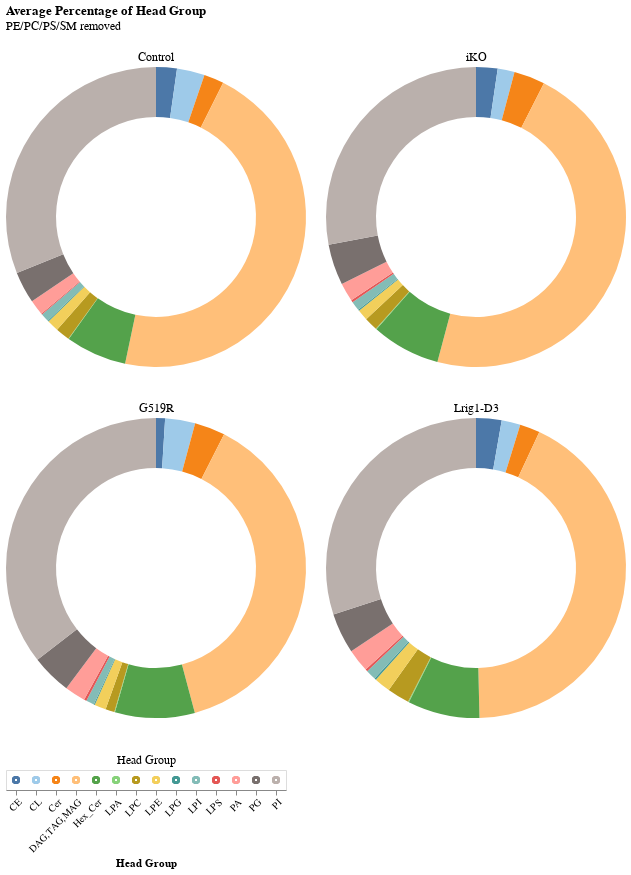

Source (notebook cell):
### Code cell
chart_list = []

# create selection tool
click = alt.selection_point(fields=['Head Group'])

# create head group legend
heads = alt.Chart(h_dropped).mark_point().encode(
    x=alt.X('Head Group').axis(labelAngle=-45),
    color=alt.condition(click, 'Head Group', alt.value('lightgray')),
    ).add_params(click).properties(title={'text':[], 'subtitle':'Head Group'})

for ptn in h_dropped['Mutation'].unique():
    source = h_dropped[h_dropped['Mutation'] == ptn]
    
    donut = alt.Chart(source).mark_arc(innerRadius=100).encode(
        theta='mean(Fraction):Q',
        color=alt.condition(click, 'Head Group', alt.value('lightgray'), scale=alt.Scale(scheme='tableau20'), legend=None),
        opacity = alt.condition(click, alt.value(1), alt.value(0.1)),
        tooltip=['Head Group', 'mean(Fraction)']
    ).add_params(click).properties(
        width=300,
        title={'text':[], 'subtitle':ptn}
    )
    
    chart_list.append(donut)

d = alt.hconcat(*chart_list[:2]) & alt.hconcat(*chart_list[2:]) & heads
d = d.properties(title={'text':['Average Percentage of Head Group'],  'subtitle':['PE/PC/PS/SM removed']})
d.save('graphs/dgat/head_group/Donut_Charts_NoPEPCPSSM.png', ppi=300)
d

### Figure 1 — Vega-Lite specification as saved in the notebook (floating-point values rounded to 4 significant figures; data arrays with more than 128 entries replaced by an {"elided": "..."} marker saying what was removed)
{"config": {"view": {"continuousWidth": 300, "continuousHeight": 300}}, "vconcat": [{"hconcat": [{"data": {"name": "data-9045ee00862f1eb254b3a41594fa8abb"}, "mark": {"type": "arc", "innerRadius": 100}, "encoding": {"color": {"condition": {"param": "param_2", "field": "Head Group", "scale": {"scheme": "tableau20"}, "legend": null, "type": "nominal"}, "value": "lightgray"}, "opacity": {"condition": {"param": "param_2", "value": 1}, "value": 0.1}, "theta": {"aggregate": "mean", "field": "Fraction", "type": "quantitative"}, "tooltip": [{"field": "Head Group", "type": "nominal"}, {"aggregate": "mean", "field": "Fraction", "type": "quantitative"}]}, "name": "view_6", "title": {"text": [], "subtitle": "Control"}, "width": 300}, {"data": {"name": "data-18dc183e5d926e8036a707639f6a462d"}, "mark": {"type": "arc", "innerRadius": 100}, "encoding": {"color": {"condition": {"param": "param_2", "field": "Head Group", "scale": {"scheme": "tableau20"}, "legend": null, "type": "nominal"}, "value": "lightgray"}, "opacity": {"condition": {"param": "param_2", "value": 1}, "value": 0.1}, "theta": {"aggregate": "mean", "field": "Fraction", "type": "quantitative"}, "tooltip": [{"field": "Head Group", "type": "nominal"}, {"aggregate": "mean", "field": "Fraction", "type": "quantitative"}]}, "name": "view_7", "title": {"text": [], "subtitle": "iKO"}, "width": 300}]}, {"hconcat": [{"data": {"name": "data-609cd1e35fa8c9c6ba0f7f0d8c4942c1"}, "mark": {"type": "arc", "innerRadius": 100}, "encoding": {"color": {"condition": {"param": "param_2", "field": "Head Group", "scale": {"scheme": "tableau20"}, "legend": null, "type": "nominal"}, "value": "lightgray"}, "opacity": {"condition": {"param": "param_2", "value": 1}, "value": 0.1}, "theta": {"aggregate": "mean", "field": "Fraction", "type": "quantitative"}, "tooltip": [{"field": "Head Group", "type": "nominal"}, {"aggregate": "mean", "field": "Fraction", "type": "quantitative"}]}, "name": "view_8", "title": {"text": [], "subtitle": "G519R"}, "width": 300}, {"data": {"name": "data-17efbf0210708472ac3a6a0241dfae79"}, "mark": {"type": "arc", "innerRadius": 100}, "encoding": {"color": {"condition": {"param": "param_2", "field": "Head Group", "scale": {"scheme": "tableau20"}, "legend": null, "type": "nominal"}, "value": "lightgray"}, "opacity": {"condition": {"param": "param_2", "value": 1}, "value": 0.1}, "theta": {"aggregate": "mean", "field": "Fraction", "type": "quantitative"}, "tooltip": [{"field": "Head Group", "type": "nominal"}, {"aggregate": "mean", "field": "Fraction", "type": "quantitative"}]}, "name": "view_9", "title": {"text": [], "subtitle": "Lrig1-D3"}, "width": 300}]}, {"data": {"name": "data-9fa2cf25884ba01f617118090cadcdf9"}, "mark": {"type": "point"}, "encoding": {"color": {"condition": {"param": "param_2", "field": "Head Group"}, "value": "lightgray"}, "x": {"axis": {"labelAngle": -45}, "field": "Head Group", "type": "nominal"}}, "name": "view_10", "title": {"text": [], "subtitle": "Head Group"}}], "params": [{"name": "param_2", "select": {"type": "point", "fields": ["Head Group"]}, "views": ["view_6", "view_7", "view_8", "view_9", "view_10"]}], "title": {"text": ["Average Percentage of Head Group"], "subtitle": ["PE/PC/PS/SM removed"]}, "$schema": "https://vega.github.io/schema/vega-lite/v5.17.0.json", "datasets": {"data-9045ee00862f1eb254b3a41594fa8abb": [{"Mutation": "Control", "Head Group": "CE", "Fraction": 0.006946}, {"Mutation": "Control", "Head Group": "CE", "Fraction": 0.009492}, {"Mutation": "Control", "Head Group": "CE", "Fraction": 0.01018}, {"Mutation": "Control", "Head Group": "CE", "Fraction": 0.00402}, {"Mutation": "Control", "Head Group": "CE", "Fraction": 0.003725}, {"Mutation": "Control", "Head Group": "CL", "Fraction": 0.01106}, {"Mutation": "Control", "Head Group": "CL", "Fraction": 0.009842}, {"Mutation": "Control", "Head Group": "CL", "Fraction": 0.006619}, {"Mutation": "Control", "Head Group": "CL", "Fraction": 0.009271}, {"Mutation": "Control", "Head Group": "CL", "Fraction": 0.009162}, {"Mutation": "Control", "Head Group": "Cer", "Fraction": 0.002984}, {"Mutation": "Control", "Head Group": "Cer", "Fraction": 0.009073}, {"Mutation": "Control", "Head Group": "Cer", "Fraction": 0.00769}, {"Mutation": "Control", "Head Group": "Cer", "Fraction": 0.007668}, {"Mutation": "Control", "Head Group": "Cer", "Fraction": 0.005565}, {"Mutation": "Control", "Head Group": "DAG,TAG,MAG", "Fraction": 0.1114}, {"Mutation": "Control", "Head Group": "DAG,TAG,MAG", "Fraction": 0.09536}, {"Mutation": "Control", "Head Group": "DAG,TAG,MAG", "Fraction": 0.171}, {"Mutation": "Control", "Head Group": "DAG,TAG,MAG", "Fraction": 0.178}, {"Mutation": "Control", "Head Group": "DAG,TAG,MAG", "Fraction": 0.1485}, {"Mutation": "Control", "Head Group": "Hex_Cer", "Fraction": 0.02081}, {"Mutation": "Control", "Head Group": "Hex_Cer", "Fraction": 0.02284}, {"Mutation": "Control", "Head Group": "Hex_Cer", "Fraction": 0.01916}, {"Mutation": "Control", "Head Group": "Hex_Cer", "Fraction": 0.01899}, {"Mutation": "Control", "Head Group": "Hex_Cer", "Fraction": 0.01906}, {"Mutation": "Control", "Head Group": "LPA", "Fraction": 0.0001258}, {"Mutation": "Control", "Head Group": "LPA", "Fraction": 0.0002699}, {"Mutation": "Control", "Head Group": "LPA", "Fraction": 0.0001613}, {"Mutation": "Control", "Head Group": "LPA", "Fraction": 0.0001277}, {"Mutation": "Control", "Head Group": "LPA", "Fraction": 8.399e-05}, {"Mutation": "Control", "Head Group": "LPC", "Fraction": 0.005244}, {"Mutation": "Control", "Head Group": "LPC", "Fraction": 0.005773}, {"Mutation": "Control", "Head Group": "LPC", "Fraction": 0.00517}, {"Mutation": "Control", "Head Group": "LPC", "Fraction": 0.004123}, {"Mutation": "Control", "Head Group": "LPC", "Fraction": 0.003141}, {"Mutation": "Control", "Head Group": "LPE", "Fraction": 0.003557}, {"Mutation": "Control", "Head Group": "LPE", "Fraction": 0.005278}, {"Mutation": "Control", "Head Group": "LPE", "Fraction": 0.003791}, {"Mutation": "Control", "Head Group": "LPE", "Fraction": 0.003694}, {"Mutation": "Control", "Head Group": "LPE", "Fraction": 0.002987}, {"Mutation": "Control", "Head Group": "LPG", "Fraction": 0.0002505}, {"Mutation": "Control", "Head Group": "LPG", "Fraction": 0.0004245}, {"Mutation": "Control", "Head Group": "LPG", "Fraction": 0.0003693}, {"Mutation": "Control", "Head Group": "LPG", "Fraction": 0.0003146}, {"Mutation": "Control", "Head Group": "LPG", "Fraction": 0.0002691}, {"Mutation": "Control", "Head Group": "LPI", "Fraction": 0.003304}, {"Mutation": "Control", "Head Group": "LPI", "Fraction": 0.003159}, {"Mutation": "Control", "Head Group": "LPI", "Fraction": 0.002939}, {"Mutation": "Control", "Head Group": "LPI", "Fraction": 0.002393}, {"Mutation": "Control", "Head Group": "LPI", "Fraction": 0.002177}, {"Mutation": "Control", "Head Group": "LPS", "Fraction": 0.0002429}, {"Mutation": "Control", "Head Group": "LPS", "Fraction": 0.0005735}, {"Mutation": "Control", "Head Group": "LPS", "Fraction": 0.0002797}, {"Mutation": "Control", "Head Group": "LPS", "Fraction": 0.0003242}, {"Mutation": "Control", "Head Group": "LPS", "Fraction": 0.0003173}, {"Mutation": "Control", "Head Group": "PA", "Fraction": 0.005527}, {"Mutation": "Control", "Head Group": "PA", "Fraction": 0.006836}, {"Mutation": "Control", "Head Group": "PA", "Fraction": 0.004954}, {"Mutation": "Control", "Head Group": "PA", "Fraction": 0.004216}, {"Mutation": "Control", "Head Group": "PA", "Fraction": 0.003743}, {"Mutation": "Control", "Head Group": "PG", "Fraction": 0.0108}, {"Mutation": "Control", "Head Group": "PG", "Fraction": 0.01109}, {"Mutation": "Control", "Head Group": "PG", "Fraction": 0.01059}, {"Mutation": "Control", "Head Group": "PG", "Fraction": 0.009906}, {"Mutation": "Control", "Head Group": "PG", "Fraction": 0.01001}, {"Mutation": "Control", "Head Group": "PI", "Fraction": 0.1027}, {"Mutation": "Control", "Head Group": "PI", "Fraction": 0.09466}, {"Mutation": "Control", "Head Group": "PI", "Fraction": 0.09096}, {"Mutation": "Control", "Head Group": "PI", "Fraction": 0.08957}, {"Mutation": "Control", "Head Group": "PI", "Fraction": 0.09878}], "data-18dc183e5d926e8036a707639f6a462d": [{"Mutation": "iKO", "Head Group": "CE", "Fraction": 0.007533}, {"Mutation": "iKO", "Head Group": "CE", "Fraction": 0.005789}, {"Mutation": "iKO", "Head Group": "CE", "Fraction": 0.002648}, {"Mutation": "iKO", "Head Group": "CE", "Fraction": 0.003108}, {"Mutation": "iKO", "Head Group": "CE", "Fraction": 0.008212}, {"Mutation": "iKO", "Head Group": "CE", "Fraction": 0.009307}, {"Mutation": "iKO", "Head Group": "CL", "Fraction": 0.00464}, {"Mutation": "iKO", "Head Group": "CL", "Fraction": 0.004837}, {"Mutation": "iKO", "Head Group": "CL", "Fraction": 0.003369}, {"Mutation": "iKO", "Head Group": "CL", "Fraction": 0.005141}, {"Mutation": "iKO", "Head Group": "CL", "Fraction": 0.005068}, {"Mutation": "iKO", "Head Group": "CL", "Fraction": 0.005732}, {"Mutation": "iKO", "Head Group": "Cer", "Fraction": 0.01114}, {"Mutation": "iKO", "Head Group": "Cer", "Fraction": 0.008958}, {"Mutation": "iKO", "Head Group": "Cer", "Fraction": 0.004582}, {"Mutation": "iKO", "Head Group": "Cer", "Fraction": 0.00947}, {"Mutation": "iKO", "Head Group": "Cer", "Fraction": 0.008778}, {"Mutation": "iKO", "Head Group": "Cer", "Fraction": 0.009941}, {"Mutation": "iKO", "Head Group": "DAG,TAG,MAG", "Fraction": 0.1119}, {"Mutation": "iKO", "Head Group": "DAG,TAG,MAG", "Fraction": 0.188}, {"Mutation": "iKO", "Head Group": "DAG,TAG,MAG", "Fraction": 0.1806}, {"Mutation": "iKO", "Head Group": "DAG,TAG,MAG", "Fraction": 0.1034}, {"Mutation": "iKO", "Head Group": "DAG,TAG,MAG", "Fraction": 0.09473}, {"Mutation": "iKO", "Head Group": "DAG,TAG,MAG", "Fraction": 0.05895}, {"Mutation": "iKO", "Head Group": "Hex_Cer", "Fraction": 0.01858}, {"Mutation": "iKO", "Head Group": "Hex_Cer", "Fraction": 0.01934}, {"Mutation": "iKO", "Head Group": "Hex_Cer", "Fraction": 0.01422}, {"Mutation": "iKO", "Head Group": "Hex_Cer", "Fraction": 0.01894}, {"Mutation": "iKO", "Head Group": "Hex_Cer", "Fraction": 0.02642}, {"Mutation": "iKO", "Head Group": "Hex_Cer", "Fraction": 0.01958}, {"Mutation": "iKO", "Head Group": "LPA", "Fraction": 0.0003064}, {"Mutation": "iKO", "Head Group": "LPA", "Fraction": 0.0002179}, {"Mutation": "iKO", "Head Group": "LPA", "Fraction": 0.0001204}, {"Mutation": "iKO", "Head Group": "LPA", "Fraction": 0.0002116}, {"Mutation": "iKO", "Head Group": "LPA", "Fraction": 0.0002897}, {"Mutation": "iKO", "Head Group": "LPA", "Fraction": 0.0002089}, {"Mutation": "iKO", "Head Group": "LPC", "Fraction": 0.00612}, {"Mutation": "iKO", "Head Group": "LPC", "Fraction": 0.004258}, {"Mutation": "iKO", "Head Group": "LPC", "Fraction": 0.001662}, {"Mutation": "iKO", "Head Group": "LPC", "Fraction": 0.002421}, {"Mutation": "iKO", "Head Group": "LPC", "Fraction": 0.003719}, {"Mutation": "iKO", "Head Group": "LPC", "Fraction": 0.004495}, {"Mutation": "iKO", "Head Group": "LPE", "Fraction": 0.003832}, {"Mutation": "iKO", "Head Group": "LPE", "Fraction": 0.003185}, {"Mutation": "iKO", "Head Group": "LPE", "Fraction": 0.002096}, {"Mutation": "iKO", "Head Group": "LPE", "Fraction": 0.002543}, {"Mutation": "iKO", "Head Group": "LPE", "Fraction": 0.003283}, {"Mutation": "iKO", "Head Group": "LPE", "Fraction": 0.003476}, {"Mutation": "iKO", "Head Group": "LPG", "Fraction": 0.0004579}, {"Mutation": "iKO", "Head Group": "LPG", "Fraction": 0.0005012}, {"Mutation": "iKO", "Head Group": "LPG", "Fraction": 0.0001644}, {"Mutation": "iKO", "Head Group": "LPG", "Fraction": 0.0003316}, {"Mutation": "iKO", "Head Group": "LPG", "Fraction": 0.0003566}, {"Mutation": "iKO", "Head Group": "LPG", "Fraction": 0.0003473}, {"Mutation": "iKO", "Head Group": "LPI", "Fraction": 0.003797}, {"Mutation": "iKO", "Head Group": "LPI", "Fraction": 0.003209}, {"Mutation": "iKO", "Head Group": "LPI", "Fraction": 0.001561}, {"Mutation": "iKO", "Head Group": "LPI", "Fraction": 0.002089}, {"Mutation": "iKO", "Head Group": "LPI", "Fraction": 0.002583}, {"Mutation": "iKO", "Head Group": "LPI", "Fraction": 0.00282}, {"Mutation": "iKO", "Head Group": "LPS", "Fraction": 0.000626}, {"Mutation": "iKO", "Head Group": "LPS", "Fraction": 0.0005222}, {"Mutation": "iKO", "Head Group": "LPS", "Fraction": 0.0004548}, {"Mutation": "iKO", "Head Group": "LPS", "Fraction": 0.0005532}, {"Mutation": "iKO", "Head Group": "LPS", "Fraction": 0.0009502}, {"Mutation": "iKO", "Head Group": "LPS", "Fraction": 0.0005445}, {"Mutation": "iKO", "Head Group": "PA", "Fraction": 0.006015}, {"Mutation": "iKO", "Head Group": "PA", "Fraction": 0.003986}, {"Mutation": "iKO", "Head Group": "PA", "Fraction": 0.004116}, {"Mutation": "iKO", "Head Group": "PA", "Fraction": 0.005394}, {"Mutation": "iKO", "Head Group": "PA", "Fraction": 0.007024}, {"Mutation": "iKO", "Head Group": "PA", "Fraction": 0.005241}, {"Mutation": "iKO", "Head Group": "PG", "Fraction": 0.01269}, {"Mutation": "iKO", "Head Group": "PG", "Fraction": 0.01305}, {"Mutation": "iKO", "Head Group": "PG", "Fraction": 0.009543}, {"Mutation": "iKO", "Head Group": "PG", "Fraction": 0.0101}, {"Mutation": "iKO", "Head Group": "PG", "Fraction": 0.01103}, {"Mutation": "iKO", "Head Group": "PG", "Fraction": 0.01305}, {"Mutation": "iKO", "Head Group": "PI", "Fraction": 0.08211}, {"Mutation": "iKO", "Head Group": "PI", "Fraction": 0.06142}, {"Mutation": "iKO", "Head Group": "PI", "Fraction": 0.0614}, {"Mutation": "iKO", "Head Group": "PI", "Fraction": 0.07912}, {"Mutation": "iKO", "Head Group": "PI", "Fraction": 0.07804}, {"Mutation": "iKO", "Head Group": "PI", "Fraction": 0.08001}], "data-609cd1e35fa8c9c6ba0f7f0d8c4942c1": [{"Mutation": "G519R", "Head Group": "CE", "Fraction": 0.003447}, {"Mutation": "G519R", "Head Group": "CE", "Fraction": 0.001186}, {"Mutation": "G519R", "Head Group": "CE", "Fraction": 0.002121}, {"Mutation": "G519R", "Head Group": "CE", "Fraction": 0.001372}, {"Mutation": "G519R", "Head Group": "CE", "Fraction": 0.00314}, {"Mutation": "G519R", "Head Group": "CL", "Fraction": 0.007374}, {"Mutation": "G519R", "Head Group": "CL", "Fraction": 0.009687}, {"Mutation": "G519R", "Head Group": "CL", "Fraction": 0.009758}, {"Mutation": "G519R", "Head Group": "CL", "Fraction": 0.004784}, {"Mutation": "G519R", "Head Group": "CL", "Fraction": 0.005899}, {"Mutation": "G519R", "Head Group": "Cer", "Fraction": 0.007265}, {"Mutation": "G519R", "Head Group": "Cer", "Fraction": 0.005473}, {"Mutation": "G519R", "Head Group": "Cer", "Fraction": 0.01184}, {"Mutation": "G519R", "Head Group": "Cer", "Fraction": 0.004534}, {"Mutation": "G519R", "Head Group": "Cer", "Fraction": 0.009071}, {"Mutation": "G519R", "Head Group": "DAG,TAG,MAG", "Fraction": 0.07039}, {"Mutation": "G519R", "Head Group": "DAG,TAG,MAG", "Fraction": 0.07611}, {"Mutation": "G519R", "Head Group": "DAG,TAG,MAG", "Fraction": 0.07229}, {"Mutation": "G519R", "Head Group": "DAG,TAG,MAG", "Fraction": 0.1567}, {"Mutation": "G519R", "Head Group": "DAG,TAG,MAG", "Fraction": 0.06879}, {"Mutation": "G519R", "Head Group": "Hex_Cer", "Fraction": 0.02159}, {"Mutation": "G519R", "Head Group": "Hex_Cer", "Fraction": 0.02118}, {"Mutation": "G519R", "Head Group": "Hex_Cer", "Fraction": 0.01986}, {"Mutation": "G519R", "Head Group": "Hex_Cer", "Fraction": 0.01788}, {"Mutation": "G519R", "Head Group": "Hex_Cer", "Fraction": 0.01902}, {"Mutation": "G519R", "Head Group": "LPA", "Fraction": 0.0002055}, {"Mutation": "G519R", "Head Group": "LPA", "Fraction": 0.0001652}, {"Mutation": "G519R", "Head Group": "LPA", "Fraction": 8.629e-05}, {"Mutation": "G519R", "Head Group": "LPA", "Fraction": 0.0001441}, {"Mutation": "G519R", "Head Group": "LPA", "Fraction": 0.0002252}, {"Mutation": "G519R", "Head Group": "LPC", "Fraction": 0.002632}, {"Mutation": "G519R", "Head Group": "LPC", "Fraction": 0.001975}, {"Mutation": "G519R", "Head Group": "LPC", "Fraction": 0.002384}, {"Mutation": "G519R", "Head Group": "LPC", "Fraction": 0.00146}, {"Mutation": "G519R", "Head Group": "LPC", "Fraction": 0.002778}, {"Mutation": "G519R", "Head Group": "LPE", "Fraction": 0.002686}, {"Mutation": "G519R", "Head Group": "LPE", "Fraction": 0.002693}, {"Mutation": "G519R", "Head Group": "LPE", "Fraction": 0.00372}, {"Mutation": "G519R", "Head Group": "LPE", "Fraction": 0.002201}, {"Mutation": "G519R", "Head Group": "LPE", "Fraction": 0.003132}, {"Mutation": "G519R", "Head Group": "LPG", "Fraction": 0.0004055}, {"Mutation": "G519R", "Head Group": "LPG", "Fraction": 0.0002037}, {"Mutation": "G519R", "Head Group": "LPG", "Fraction": 0.0001434}, {"Mutation": "G519R", "Head Group": "LPG", "Fraction": 0.0001432}, {"Mutation": "G519R", "Head Group": "LPG", "Fraction": 0.0003412}, {"Mutation": "G519R", "Head Group": "LPI", "Fraction": 0.001914}, {"Mutation": "G519R", "Head Group": "LPI", "Fraction": 0.00187}, {"Mutation": "G519R", "Head Group": "LPI", "Fraction": 0.001971}, {"Mutation": "G519R", "Head Group": "LPI", "Fraction": 0.002017}, {"Mutation": "G519R", "Head Group": "LPI", "Fraction": 0.002396}, {"Mutation": "G519R", "Head Group": "LPS", "Fraction": 0.0007787}, {"Mutation": "G519R", "Head Group": "LPS", "Fraction": 0.0005271}, {"Mutation": "G519R", "Head Group": "LPS", "Fraction": 0.000463}, {"Mutation": "G519R", "Head Group": "LPS", "Fraction": 0.0005399}, {"Mutation": "G519R", "Head Group": "LPS", "Fraction": 0.0008557}, {"Mutation": "G519R", "Head Group": "PA", "Fraction": 0.006538}, {"Mutation": "G519R", "Head Group": "PA", "Fraction": 0.004873}, {"Mutation": "G519R", "Head Group": "PA", "Fraction": 0.003997}, {"Mutation": "G519R", "Head Group": "PA", "Fraction": 0.00441}, {"Mutation": "G519R", "Head Group": "PA", "Fraction": 0.006162}, {"Mutation": "G519R", "Head Group": "PG", "Fraction": 0.009083}, {"Mutation": "G519R", "Head Group": "PG", "Fraction": 0.009606}, {"Mutation": "G519R", "Head Group": "PG", "Fraction": 0.01141}, {"Mutation": "G519R", "Head Group": "PG", "Fraction": 0.00757}, {"Mutation": "G519R", "Head Group": "PG", "Fraction": 0.01233}, {"Mutation": "G519R", "Head Group": "PI", "Fraction": 0.083}, {"Mutation": "G519R", "Head Group": "PI", "Fraction": 0.08297}, {"Mutation": "G519R", "Head Group": "PI", "Fraction": 0.08901}, {"Mutation": "G519R", "Head Group": "PI", "Fraction": 0.07774}, {"Mutation": "G519R", "Head Group": "PI", "Fraction": 0.07867}], "data-17efbf0210708472ac3a6a0241dfae79": [{"Mutation": "Lrig1-D3", "Head Group": "CE", "Fraction": 0.01087}, {"Mutation": "Lrig1-D3", "Head Group": "CE", "Fraction": 0.003821}, {"Mutation": "Lrig1-D3", "Head Group": "CE", "Fraction": 0.01203}, {"Mutation": "Lrig1-D3", "Head Group": "CE", "Fraction": 0.005516}, {"Mutation": "Lrig1-D3", "Head Group": "CL", "Fraction": 0.008413}, {"Mutation": "Lrig1-D3", "Head Group": "CL", "Fraction": 0.004055}, {"Mutation": "Lrig1-D3", "Head Group": "CL", "Fraction": 0.00668}, {"Mutation": "Lrig1-D3", "Head Group": "CL", "Fraction": 0.004576}, {"Mutation": "Lrig1-D3", "Head Group": "Cer", "Fraction": 0.005679}, {"Mutation": "Lrig1-D3", "Head Group": "Cer", "Fraction": 0.0066}, {"Mutation": "Lrig1-D3", "Head Group": "Cer", "Fraction": 0.006086}, {"Mutation": "Lrig1-D3", "Head Group": "Cer", "Fraction": 0.007129}, {"Mutation": "Lrig1-D3", "Head Group": "DAG,TAG,MAG", "Fraction": 0.1861}, {"Mutation": "Lrig1-D3", "Head Group": "DAG,TAG,MAG", "Fraction": 0.07172}, {"Mutation": "Lrig1-D3", "Head Group": "DAG,TAG,MAG", "Fraction": 0.1475}, {"Mutation": "Lrig1-D3", "Head Group": "DAG,TAG,MAG", "Fraction": 0.09563}, {"Mutation": "Lrig1-D3", "Head Group": "Hex_Cer", "Fraction": 0.02577}, {"Mutation": "Lrig1-D3", "Head Group": "Hex_Cer", "Fraction": 0.01646}, {"Mutation": "Lrig1-D3", "Head Group": "Hex_Cer", "Fraction": 0.02891}, {"Mutation": "Lrig1-D3", "Head Group": "Hex_Cer", "Fraction": 0.0199}, {"Mutation": "Lrig1-D3", "Head Group": "LPA", "Fraction": 0.0002352}, {"Mutation": "Lrig1-D3", "Head Group": "LPA", "Fraction": 0.0003082}, {"Mutation": "Lrig1-D3", "Head Group": "LPA", "Fraction": 0.000279}, {"Mutation": "Lrig1-D3", "Head Group": "LPA", "Fraction": 0.000257}, {"Mutation": "Lrig1-D3", "Head Group": "LPC", "Fraction": 0.005647}, {"Mutation": "Lrig1-D3", "Head Group": "LPC", "Fraction": 0.01385}, {"Mutation": "Lrig1-D3", "Head Group": "LPC", "Fraction": 0.005096}, {"Mutation": "Lrig1-D3", "Head Group": "LPC", "Fraction": 0.003562}, {"Mutation": "Lrig1-D3", "Head Group": "LPE", "Fraction": 0.004371}, {"Mutation": "Lrig1-D3", "Head Group": "LPE", "Fraction": 0.009498}, {"Mutation": "Lrig1-D3", "Head Group": "LPE", "Fraction": 0.003665}, {"Mutation": "Lrig1-D3", "Head Group": "LPE", "Fraction": 0.003156}, {"Mutation": "Lrig1-D3", "Head Group": "LPG", "Fraction": 0.0004284}, {"Mutation": "Lrig1-D3", "Head Group": "LPG", "Fraction": 0.0004352}, {"Mutation": "Lrig1-D3", "Head Group": "LPG", "Fraction": 0.0004898}, {"Mutation": "Lrig1-D3", "Head Group": "LPG", "Fraction": 0.0006837}, {"Mutation": "Lrig1-D3", "Head Group": "LPI", "Fraction": 0.002883}, {"Mutation": "Lrig1-D3", "Head Group": "LPI", "Fraction": 0.004685}, {"Mutation": "Lrig1-D3", "Head Group": "LPI", "Fraction": 0.00229}, {"Mutation": "Lrig1-D3", "Head Group": "LPI", "Fraction": 0.00317}, {"Mutation": "Lrig1-D3", "Head Group": "LPS", "Fraction": 0.0005252}, {"Mutation": "Lrig1-D3", "Head Group": "LPS", "Fraction": 0.001038}, {"Mutation": "Lrig1-D3", "Head Group": "LPS", "Fraction": 0.0007999}, {"Mutation": "Lrig1-D3", "Head Group": "LPS", "Fraction": 0.0003213}, {"Mutation": "Lrig1-D3", "Head Group": "PA", "Fraction": 0.006722}, {"Mutation": "Lrig1-D3", "Head Group": "PA", "Fraction": 0.009247}, {"Mutation": "Lrig1-D3", "Head Group": "PA", "Fraction": 0.008188}, {"Mutation": "Lrig1-D3", "Head Group": "PA", "Fraction": 0.005034}, {"Mutation": "Lrig1-D3", "Head Group": "PG", "Fraction": 0.01021}, {"Mutation": "Lrig1-D3", "Head Group": "PG", "Fraction": 0.01658}, {"Mutation": "Lrig1-D3", "Head Group": "PG", "Fraction": 0.009051}, {"Mutation": "Lrig1-D3", "Head Group": "PG", "Fraction": 0.01511}, {"Mutation": "Lrig1-D3", "Head Group": "PI", "Fraction": 0.08553}, {"Mutation": "Lrig1-D3", "Head Group": "PI", "Fraction": 0.08189}, {"Mutation": "Lrig1-D3", "Head Group": "PI", "Fraction": 0.0823}, {"Mutation": "Lrig1-D3", "Head Group": "PI", "Fraction": 0.1026}], "data-9fa2cf25884ba01f617118090cadcdf9": {"elided": "280 records"}}}
